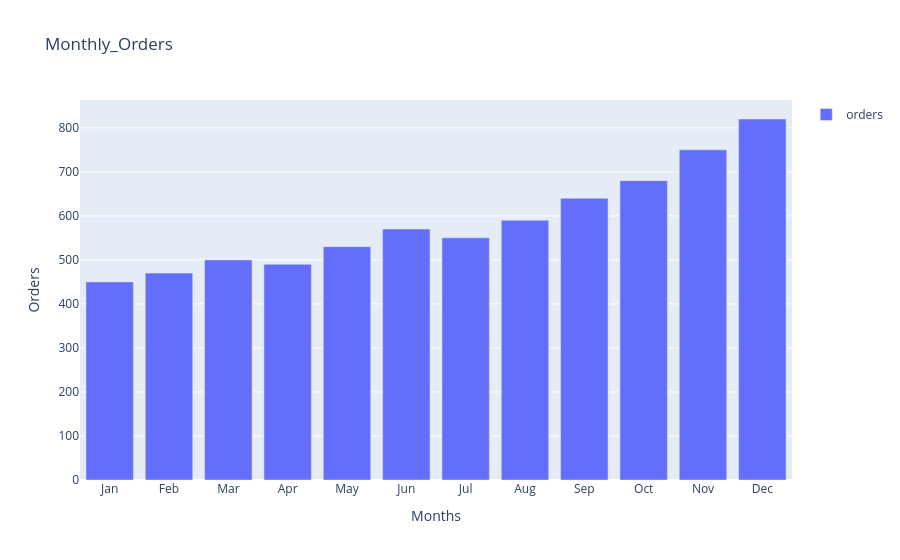

Notebook source saved alongside this figure:
### Code cell
fig=go.Figure()
fig.add_trace(
    go.Bar(
        x=months,
        y=orders,
        name="orders"
    )
)
fig.update_layout(
    title="Monthly_Orders",
    xaxis_title="Months",
    yaxis_title="Orders",
    showlegend=True

)

fig.show()

### Figure 1 — Plotly figure (JSON) as saved in the notebook; plotly's stock layout.template omitted (floating-point values rounded to 4 significant figures)
{"data": [{"name": "orders", "type": "bar", "x": ["Jan", "Feb", "Mar", "Apr", "May", "Jun", "Jul", "Aug", "Sep", "Oct", "Nov", "Dec"], "y": [450, 470, 500, 490, 530, 570, 550, 590, 640, 680, 750, 820]}], "layout": {"showlegend": true, "title": {"text": "Monthly_Orders"}, "xaxis": {"title": {"text": "Months"}}, "yaxis": {"title": {"text": "Orders"}}}}
